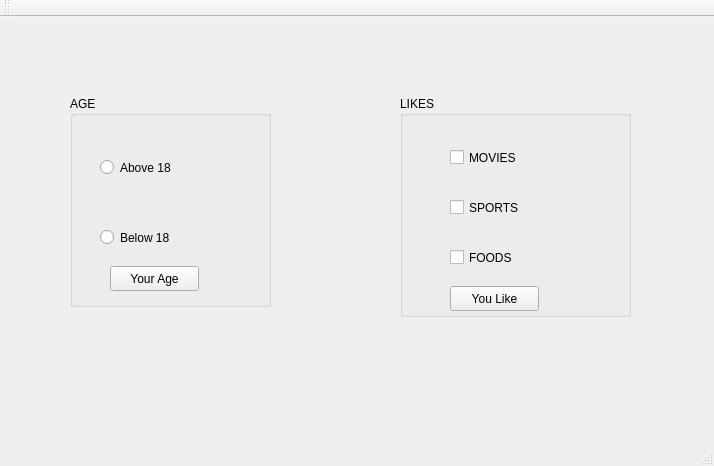
<?xml version="1.0" encoding="UTF-8"?>
<ui version="4.0">
 <class>MainWindow</class>
 <widget class="QMainWindow" name="MainWindow">
  <property name="geometry">
   <rect>
    <x>0</x>
    <y>0</y>
    <width>714</width>
    <height>466</height>
   </rect>
  </property>
  <property name="windowTitle">
   <string>MainWindow</string>
  </property>
  <widget class="QWidget" name="centralWidget">
   <widget class="QGroupBox" name="groupBox">
    <property name="geometry">
     <rect>
      <x>70</x>
      <y>79</y>
      <width>201</width>
      <height>211</height>
     </rect>
    </property>
    <property name="title">
     <string>AGE</string>
    </property>
    <widget class="QRadioButton" name="radioButton">
     <property name="geometry">
      <rect>
       <x>30</x>
       <y>60</y>
       <width>112</width>
       <height>23</height>
      </rect>
     </property>
     <property name="text">
      <string>Above 18</string>
     </property>
    </widget>
    <widget class="QRadioButton" name="radioButton_2">
     <property name="geometry">
      <rect>
       <x>30</x>
       <y>130</y>
       <width>112</width>
       <height>23</height>
      </rect>
     </property>
     <property name="text">
      <string>Below 18</string>
     </property>
    </widget>
    <widget class="QPushButton" name="pushButton">
     <property name="geometry">
      <rect>
       <x>40</x>
       <y>170</y>
       <width>89</width>
       <height>25</height>
      </rect>
     </property>
     <property name="text">
      <string>Your Age</string>
     </property>
    </widget>
   </widget>
   <widget class="QGroupBox" name="groupBox_2">
    <property name="geometry">
     <rect>
      <x>400</x>
      <y>79</y>
      <width>231</width>
      <height>221</height>
     </rect>
    </property>
    <property name="title">
     <string>LIKES</string>
    </property>
    <widget class="QCheckBox" name="checkBox">
     <property name="geometry">
      <rect>
       <x>50</x>
       <y>50</y>
       <width>92</width>
       <height>23</height>
      </rect>
     </property>
     <property name="text">
      <string>MOVIES</string>
     </property>
    </widget>
    <widget class="QCheckBox" name="checkBox_2">
     <property name="geometry">
      <rect>
       <x>50</x>
       <y>100</y>
       <width>92</width>
       <height>23</height>
      </rect>
     </property>
     <property name="text">
      <string>SPORTS</string>
     </property>
    </widget>
    <widget class="QCheckBox" name="checkBox_3">
     <property name="geometry">
      <rect>
       <x>50</x>
       <y>150</y>
       <width>92</width>
       <height>23</height>
      </rect>
     </property>
     <property name="text">
      <string>FOODS</string>
     </property>
    </widget>
    <widget class="QPushButton" name="pushButton_2">
     <property name="geometry">
      <rect>
       <x>50</x>
       <y>190</y>
       <width>89</width>
       <height>25</height>
      </rect>
     </property>
     <property name="text">
      <string>You Like</string>
     </property>
    </widget>
   </widget>
  </widget>
  <widget class="QMenuBar" name="menuBar">
   <property name="geometry">
    <rect>
     <x>0</x>
     <y>0</y>
     <width>714</width>
     <height>22</height>
    </rect>
   </property>
  </widget>
  <widget class="QToolBar" name="mainToolBar">
   <attribute name="toolBarArea">
    <enum>TopToolBarArea</enum>
   </attribute>
   <attribute name="toolBarBreak">
    <bool>false</bool>
   </attribute>
  </widget>
  <widget class="QStatusBar" name="statusBar"/>
 </widget>
 <layoutdefault spacing="6" margin="11"/>
 <resources/>
 <connections/>
</ui>
